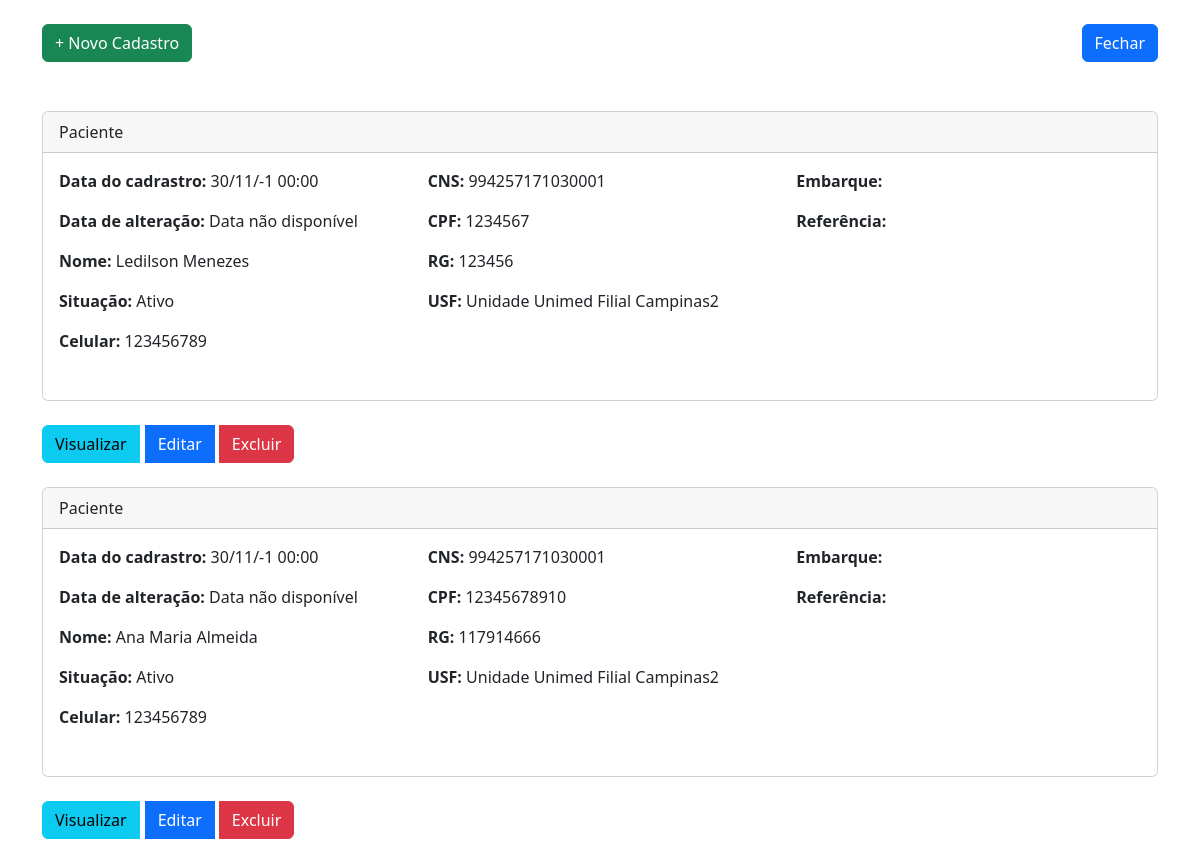
Page /App/views/user/PacienteView/indexPaciente.php on the earlier database version.
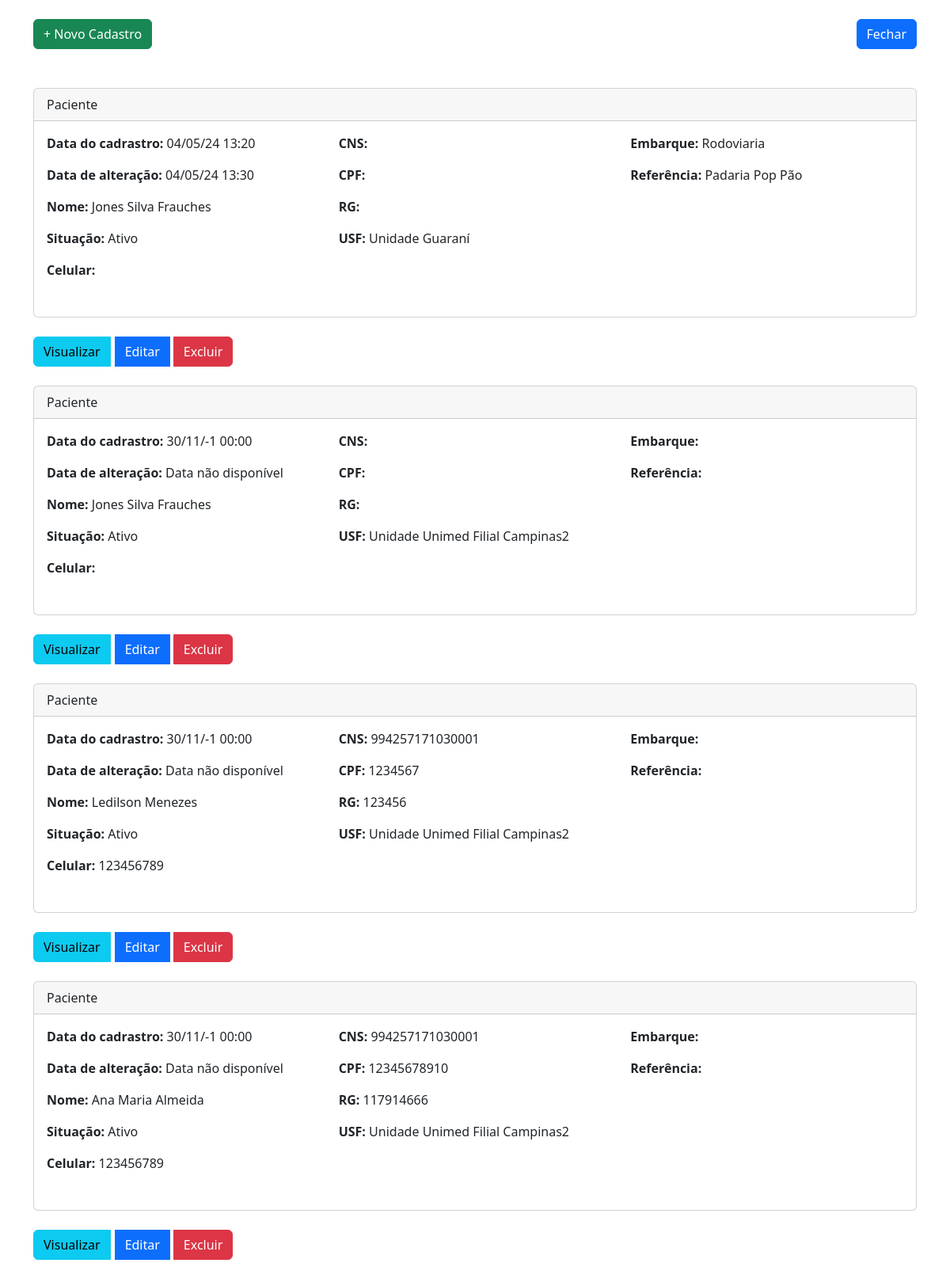
Same page on the later database version.
### tables this page shows
CREATE TABLE IF NOT EXISTS `pacientes` (
  `id` int NOT NULL AUTO_INCREMENT,
  `nome` varchar(50) NOT NULL,
  `rg` varchar(11) NOT NULL,
  `cpf` varchar(11) NOT NULL,
  `cns` varchar(20) NOT NULL,
  `celular` varchar(9) NOT NULL,
  `endereco` varchar(50) NOT NULL,
  `numero` varchar(3) NOT NULL,
  `bairro` varchar(50) NOT NULL,
  `cidade` varchar(50) NOT NULL,
  `cep` varchar(8) NOT NULL,
  `embarque` varchar(200) NOT NULL,
  `referencia` varchar(200) DEFAULT NULL,
  `id_situacao` int NOT NULL,
  `id_unidade_usf` int NOT NULL,
  `created` datetime NOT NULL,
  `modified` datetime DEFAULT NULL,
  PRIMARY KEY (`id`),
  KEY `id_situacao` (`id_situacao`),
  KEY `id_unidade_usf` (`id_unidade_usf`)
);

CREATE TABLE IF NOT EXISTS `situacoes` (
  `id` int NOT NULL AUTO_INCREMENT,
  `nome_situacao` varchar(30) NOT NULL,
  `created` datetime NOT NULL,
  `modified` datetime DEFAULT NULL,
  PRIMARY KEY (`id`)
);

CREATE TABLE IF NOT EXISTS `unidades` (
  `id` int NOT NULL AUTO_INCREMENT,
  `nome_usf` varchar(80) NOT NULL,
  `created` datetime DEFAULT CURRENT_TIMESTAMP,
  `modified` datetime DEFAULT NULL,
  PRIMARY KEY (`id`)
);

### App/config/conexao.php (called while the page is built, shortened)
<?php
class Banco
{
    protected $mysqli;
    private function conexao($servidor, $usuario, $senha, $banco)
    {
        try {
            $this->mysqli = new mysqli($servidor, $usuario, $senha, $banco);
        } catch (Exception $e) {
            die($e->getMessage());
        }
    }
    public function getConexao()
    {
        return $this->mysqli;
    }
}
?>

### App/controllers/Paciente/PacienteListarController.php (called while the page is built, shortened)
<?php
require_once (__DIR__ ."/../../models/PacienteModel.php");
class listarPaciente
{
    private $listar;
    public function __construct()
    {
        $this->listar = new Paciente();
    }
    public function listarTodos()
    {
        return $this->listar->listarPacientes();
    }
}
?>

### App/models/PacienteModel.php (called while the page is built, shortened)
<?php
require_once (__DIR__ ."/../dao/PacienteDAO.php");
class Paciente extends Banco
{
    private $pacienteDAO;
    public function __construct()
    {
        $this->pacienteDAO = new PacienteDAO();
    }
    public function listarPacientes()
    {
        return $this->pacienteDAO->getPaciente();
    }
}
?>

### App/dao/PacienteDAO.php (called while the page is built, shortened)
<?php
require_once(__DIR__ . "/../config/conexao.php");
class pacienteDAO
{
    protected $conexao;
    public function __construct()
    {
        $this->conexao = new Banco();
    }
    public function getPaciente()
    {
        try {
            $stmt = $this->conexao->getConexao()->prepare("SELECT p.*, s.nome_situacao, u.nome_usf FROM pacientes p INNER JOIN situacoes s ON p.id_situacao = s.id INNER JOIN unidades u ON p.id_unidade_usf = u.id ORDER BY p.id DESC");
            $stmt->execute();
            $result = $stmt->get_result();
            $pacientes = $result->fetch_all(MYSQLI_ASSOC);
            return $pacientes;
        } catch (Exception $e) {
            echo "Erro ao listar pacientes: " . $e->getMessage();
            return [];
        }
    }
}
?>

### App/views/user/PacienteView/indexPaciente.php (the view, shortened to what this page needs)
<?php
require_once("../../../controllers/Paciente/PacienteListarController.php");
$controller = new listarPaciente();
$rows = $controller->listarTodos();
?>
<!DOCTYPE html>
<html lang="en">
<head>
    <link href="https://cdn.jsdelivr.net/npm/bootstrap@5.2.1/dist/css/bootstrap.min.css" rel="stylesheet"
>
</head>
<body>
<div class="container">
    <header class="d-flex justify-content-between my-4">
        <p class="text-right"><a href="criarPaciente.php" class="btn btn-success">+ Novo Cadastro</a></p>
        <a href="../../home.php" class="btn btn-primary" style="margin-bottom: 25px;">Fechar</a>
    </header>
    <?php foreach ($rows as $row): ?>
        <div class="card">
            <div class="card-header">Paciente</div>
            <div class="card-body">
                <div class="row">
                    <div class="col-md-4">
                        <strong>Data do
                            cadrastro:</strong> <?php if (isset($row ['created']) && $row['created'] !== null) {
                            $dataFormatadaCadastro = date('d/m/y H:i', strtotime($row['created']));
                            echo $dataFormatadaCadastro;
                        } else {
                            echo "Data não disponível";
                        } ?> </p>
                        <p><strong>Data de
                                alteração:</strong> <?php if (isset($row['modified']) && $row['modified'] !== null) {
                                $dataFormatada = date('d/m/y H:i', strtotime($row['modified']));
                                echo $dataFormatada;
                            } else {
                                echo "Data não disponível";
                            } ?></p>
                        <p><strong>Nome:</strong> <?php echo $row['nome']; ?></p>
                        <p><strong>Situação:</strong> <?php echo $row['nome_situacao']; ?></p>
                        <p><strong>Celular:</strong> <?php echo $row['celular']; ?></p>
                    </div>
                    <div class="col-md-4">
                        <p><strong>CNS:</strong> <?php echo $row['cns']; ?></p>
                        <p><strong>CPF:</strong> <?php echo $row['cpf']; ?></p>
                        <p><strong>RG:</strong> <?php echo $row['rg']; ?></p>
                        <p><strong>USF:</strong> <?php echo $row['nome_usf']; ?></p>
                    </div>
                    <div class="col-md-4">
                        <p><strong>Embarque:</strong> <?php echo $row['embarque']; ?></p>
                        <p><strong>Referência:</strong> <?php echo $row['referencia']; ?></p>
                    </div>
                    <div class="col-md-3">
                    </div>
                </div>
            </div>
        </div>
        <br>
        <div class="col-md-9 text-right ">
            <div class="btn-group">
                <a href="visualizarPaciente.php?id=<?php echo $row['id']; ?>" class="btn btn-info">Visualizar</a>
                <a href="editarPaciente.php?id=<?php echo $row['id']; ?>" class="btn btn-primary"
                   style="margin-left: 5px; margin-right: 5px;">Editar</a>
                <a class="btn btn-danger"
                   href="../../../controllers/Paciente/PacienteDeletarController.php?id=<?php echo $row['id']; ?>">Excluir</a>
            </div>
        </div>
        <br>
    <?php endforeach; ?>
</div>
<br>
</body>
</html>

Differences in the rows shown:
added pacientes: created "04/05/24 13:20", modified "04/05/24 13:30", nome "Jones Silva Frauches", id_situacao.nome_situacao "Ativo", id_unidade_usf.nome_usf "Unidade Guaraní", embarque "Rodoviaria", referencia "Padaria Pop Pão"
added pacientes: created "30/11/-1 00:00", shows "Data não disponível", nome "Jones Silva Frauches", id_situacao.nome_situacao "Ativo", id_unidade_usf.nome_usf "Unidade Unimed Filial Campinas2"
